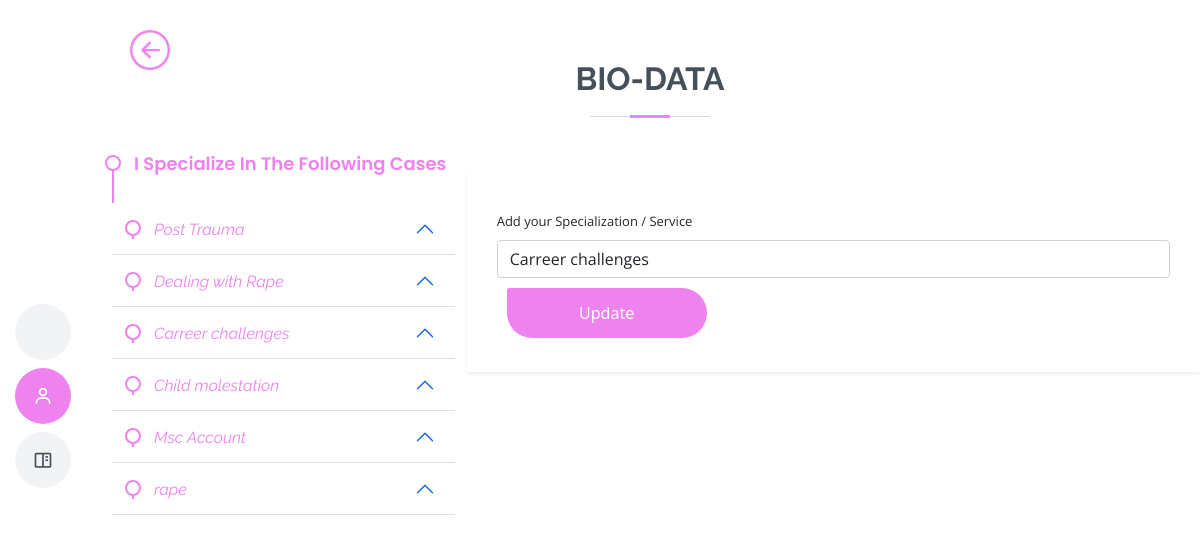
The page /services/7/update (signed in) on the database its author committed.
### fc/models.py (models this page shows)
class Specialization(db.Model, UserMixin):
    id = db.Column(db.Integer, primary_key=True)
    fc_id = db.Column(db.String(255), nullable=True)
    email = db.Column(db.String(255), nullable=False)
    spec = db.Column(db.String(255),  nullable=False)
    spec_status = db.Column(db.String(255), nullable=True, default= 0)
    completed_at = db.Column(db.DateTime(), default=datetime.utcnow)
    active = db.Column(db.Boolean())
    confirmed_at = db.Column(db.DateTime())

### fc/routes.py (the view)
@app.route('/services/<int:spec_id>/update',methods=['GET', 'POST'])
@login_required
def edit_service(spec_id):
  form = EditSpecForm()
  specials = Specialization.query.filter_by(email= current_user.email)
  specs = Specialization.query.get(spec_id)
  if form.validate_on_submit():
    specs.spec = form.spec.data
    db.session.commit()
    flash(f'Updated Successfully !', 'success')
    return redirect (url_for('services', spec_id = specs.id))
  elif request.method == 'GET':
    form.spec.data = specs.spec
  image = url_for('static', filename='user_uploads/' + str(current_user.fc_image))
  return render_template('editspec.html', title = 'Add Specialization', image = image, specials = specials,  form=form, spec_id = specs.id)

### fc/forms.py
class EditSpecForm(FlaskForm):
    spec = StringField('Add your Specialization / Service', validators=[DataRequired(), Length(min=2, max=25, message=('Please enter one specialization or service at a time'))])
    submit = SubmitField ('Update')

### fc/__init__.py (called while the page is built)
@login_manager.user_loader
def load_user(user_id):
	return User.query.get(int(user_id))

### fc/templates/editspec.html (shortened to what this page needs)
<!DOCTYPE html>
<html lang="en">
<head>
  <link href="/static/profile_style/assets/vendor/aos/aos.css" rel="stylesheet">
  <link href="/static/profile_style/assets/vendor/bootstrap/css/bootstrap.min.css" rel="stylesheet">
  <link href="/static/profile_style/assets/vendor/bootstrap-icons/bootstrap-icons.css" rel="stylesheet">
  <link href="/static/profile_style/assets/vendor/boxicons/css/boxicons.min.css" rel="stylesheet">
  <link href="/static/profile_style/assets/vendor/glightbox/css/glightbox.min.css" rel="stylesheet">
  <link href="/static/profile_style/assets/vendor/swiper/swiper-bundle.min.css" rel="stylesheet">
  <link href="/static/profile_style/assets/css/style.css" rel="stylesheet">
</head>
<body>
  <header id="header" class="d-flex flex-column justify-content-center">
    <nav id="navbar" class="navbar nav-menu">
      <ul>
        <li><a href="{{ url_for('field') }}" class="nav-link scrollto ">   <span>Home</span></a></li>
        <li><a href="#resume" class="nav-link scrollto active"><i class="bx bx-user"></i> <span>About Me</span></a></li>
        <li><a href="#portfolio" class="nav-link scrollto"><i class="bx bx-book-content"></i> <span>My Services</span></a></li>
      </ul>
    </nav>
  </header>
  <main id="main">
  <div style="margin:30px; width:400px; display:flex; position: fixed; z-index:900">
<a href="{{url_for('profile') }}">
  <img src="/static/profile_style/assets/img/new/back-button1.png" alt="back-button"  style="width:40px; height:40px;">
</a>
</div>
 <section id="contact" class="contact">
      <div class="container" data-aos="fade-up">
        <div class="section-title ">
          <h2>Bio-data</h2>
        </div>
        <div class="row mt-1 ">
          <div class="col-lg-4" style="margin-top:-15px">
                    {% if specials.count() > 0 %}
            <div class="resume">
             <div class="resume-item" style="text-transform: capitalize;"> <h4 style="text-transform: capitalize;">I specialize in the following cases</h4></div>
              {% for special in specials %}
                <div class="accordion" style="border-style: none;outline: none;outline-style: none; ">
            <div class="accordion"  style="border-style: none;outline: none; outline-style: none;">
            <div class="accordion-item" style="border-style: none;outline: none; ">
              <h2 class="accordion-header" id="headingOne" style="border-style: none;outline: none;outline-style: none;color:violet">
                <button class="accordion-button" type="button" data-bs-toggle="collapse" data-bs-target="#collapseOne" aria-expanded="true" style="border-style:none;outline:none;outline-style: none; background-color: #ffffff; color:violet">
                <div class="resume">
                   <i class="resume-item" style="color:violet"> {{special.spec}}</i>
                </div>
                </button>
              </h2>
            </div>
            </div>
             </div>
              {% endfor %}
            </div>
                 {% endif %}
          </div>
          <div class="col-lg-8 mt-5 mt-lg-0 border-1 shadow-sm" style="padding: 20px 30px; height:200px">
            <form method="post" action="" enctype="multipart/form-data" accept-charset="UTF-8" autocomplete="off">
              <div class="form-group mt-3">
                {{ form.spec.label(class="form-label", style="font-size:13px") }}
                      {% if form.spec.errors %}
                      {{ form.spec(class="form-control is-invalid") }}
                        <ul class="errors">
                          {% for error in form.spec.errors %}
                            <li>{{ error }}</li>
                          {% endfor %}
                        </ul>
                        {% else %}
                         {{ form.spec(class="form-control", id="md-phone") }}
                  {% endif %}
              </div>
              <div class="row">
              <div class="table_btn">
              {{ form.submit( class="btn", style="font-family:system-ui; font-weight:100; width:200px;height:50px;margin:10px;background-color:violet; padding:10px; color:#ffffff; border-bottom-right-radius:50px;border-bottom-left-radius:50px; border-top-right-radius:50px") }}
              </div>
            </form>
          </div>
        </div>
      </div>
    </section>
  </main>
</body>
</html>

### fc/static/profile_style/assets/css/style.css (style rules this page uses)
body { font-family: "Open Sans", sans-serif; color: #272829; }
a { color: violet; text-decoration: none; }
h1, h2, h3, h4, h5, h6 { font-family: "Raleway", sans-serif; }
#header { position: fixed; top: 0; left: 0; bottom: 0; z-index: 9997; transition: all 0.5s; padding: 15px; overflow-y: auto; }
@media (min-width: 992px) { #main { margin-left: 100px; } }
.nav-menu { padding: 0; display: block; }
.nav-menu * { margin: 0; padding: 0; list-style: none; }
.nav-menu > ul > li { position: relative; white-space: nowrap; }
.nav-menu a, .nav-menu a:focus { display: flex; align-items: center; color: #45505b; padding: 10px 18px; margin-bottom: 8px; transition: 0.3s; font-size: 15px; border-radius: 50px; background: #f2f3f5; height: 56px; width: 100%; overflow: hidden; transition: 0.3s; }
.nav-menu a i, .nav-menu a:focus i { font-size: 20px; }
@media (min-width: 992px) { .nav-menu a, .nav-menu a:focus { width: 56px; } }
.nav-menu a:hover, .nav-menu .active, .nav-menu .active:focus, .nav-menu li:hover > a { color: #fff; background: violet; }
section { padding: 60px 0; overflow: hidden; }
.section-title { text-align: center; padding-bottom: 30px; }
.section-title h2 { font-size: 32px; font-weight: bold; text-transform: uppercase; margin-bottom: 20px; padding-bottom: 20px; position: relative; color: #45505b; }
.section-title h2::before { content: ''; position: absolute; display: block; width: 120px; height: 1px; background: #ddd; bottom: 1px; left: calc(50% - 60px); }
.section-title h2::after { content: ''; position: absolute; display: block; width: 40px; height: 3px; background: violet; bottom: 0; left: calc(50% - 20px); }
.resume .resume-item { padding: 0 0 20px 20px; margin-top: -2px; border-left: 2px solid violet; position: relative; }
.resume .resume-item h4 { line-height: 18px; font-size: 18px; font-weight: 600; text-transform: uppercase; font-family: "Poppins", sans-serif; color: violet; margin-bottom: 10px; }
.resume .resume-item:last-child { padding-bottom: 0; }
.resume .resume-item::before { content: ""; position: absolute; width: 16px; height: 16px; border-radius: 50px; left: -9px; top: 0; background: #fff; border: 2px solid violet; }

### rows shown on the page
Specialization: spec "Post Trauma"
Specialization: spec "Dealing with Rape"
Specialization: spec "Carreer challenges"
Specialization: spec "Child molestation"
Specialization: spec "Msc Account"
Specialization: spec "rape"
